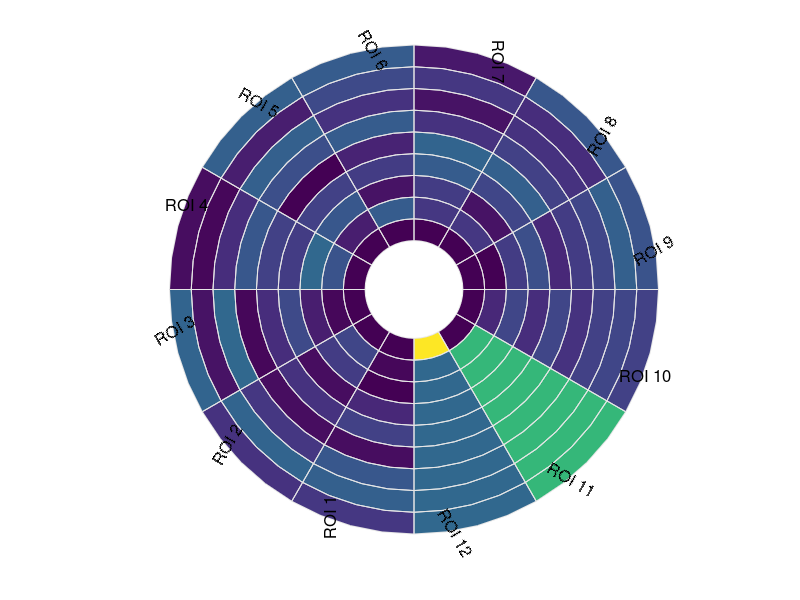

MATLAB code to generate this figure:
% BULLSEYE plots patch data in polar coordinates.  The DATA matrix is
% mapped to a bullseye plot as follows.  The matrix rows are mapped to 
% the circumference and matrix columns are mapped to radial direction.  For
% example, the top-left (first row, first column) data point in the matrix is
% mapped to the inner-most radial patch and starts from 0 degrees (far
% right of bullseye, not top) and extends counter-clockwise.  
%
% If you use the hard coded cardiac anatomic lables then this first
% row is within the INFEROTLATERAL segment.  The last row is within the
% INFERIOR segment.
%
% SYNTAX: h=bullseye(DATA,varargin)
%
% color       - matrix of data (ROWSxCOLUMNS==CIRCUMFERENCExRADIUS)
% param.N     - number of points used to define each patch
% param.rho   - 2x1 or 1x2 vector of inner and outer radius
% param.tht   - 2x1 or 1x2 vector of beginning and ending circumference in DEGREES
% param.tht0  - 1x1 value in degrees indicating the circumferential location of the first segment (>0 is CCW)
% param.labels- 0 or 1, flag that turns on anatomic labeling
% param.lines - 1x2 or 2x1, determines number of RADIAL x CIRCUMFERENTIAL lines to use for anatomic sector emphasis
%
% h     - handle for the patch object
%
% Example: bullseye;                                    % Try running it with no input arguments.
%          bullseye(rand(3,5),'N',100,'tht',[45 180]);
%
% Feedback:  Rate this file @ <a href="matlab:web('http://www.mathworks.com/matlabcentral/fileexchange/loadAuthor.do?objectType=author&objectId=1093772','-browser')">MATLAB Central File Exchange</a>
%
% DBE 2004/07/21
% DBE 2005/10/24 Minor bug fixes

% http://www.mathworks.com/matlabcentral/fileexchange/loadAuthor.do?objectType=author&objectId=1093772&objectType=author

function [h,t]=bullseye(data,varargin)

if nargin==0
  data=rand(12,9);
  data(1,:)=1;
  data(2,:)=2;
  data(:,1)=0;
  data(1,1)=3;
  data
end

data=flipud(data);  % The matrices are defined from left to right...graph is CCW

param.N    =[];
param.rho  =[];
param.tht  =[];
param.tht0 =[];
param.label=[];
param.lines=[];

i = 1;
while i <= length(varargin)
  switch lower(varargin{i})
    case 'n'
      param.N    =varargin{i+1};   i=i+2;
    case 'rho'
      param.rho  =varargin{i+1};   i=i+2;
    case 'tht'
      param.tht  =varargin{i+1};   i=i+2;
    case 'tht0'
      param.tht0 =varargin{i+1};   i=i+2;
    case {'label','labels'}
      param.label=varargin{i+1};   i=i+2;
    case 'lines'
      param.lines=varargin{i+1};   i=i+2;
    otherwise
      error(['Input argument ',varargin{i},' not valid.']);
  end
end

if isempty(param.N   ),      param.N     =5                            ; end
if isempty(param.rho ),      param.rho   =[1 5]                        ; end
if isempty(param.tht ),      param.tht   =[0 360]                      ; end
if isempty(param.tht0),      param.tht0  =0                            ; end
if isempty(param.label),     param.label =0                            ; end
if isempty(param.lines),     param.lines =[]                           ; end

[X,Y]=gen_xy(data,param);
h=patch(X,Y,lin(data')');

%%%%%%  Modification Brunno
LabelsX = X(4,size(data,2):size(data,2):end);
LabelsY = Y(4,size(data,2):size(data,2):end);
for j=1:size(data,1)
    dtht = -diff(param.tht)/size(data,1);
    tht1 = dtht*(j-1)+param.tht(1)-param.tht0-90;
    tht2 = dtht* j   +param.tht(1)-param.tht0-90;
    ang = linspace(tht1/180*pi,tht2/180*pi,param.N);
    ang = rad2deg(ang(1));
    if abs(ang)>=rad2deg(pi/2) && abs(ang)<=rad2deg(3*pi/2)
        ang = ang - rad2deg(pi);
        text(LabelsX(j),LabelsY(j),['ROI ',num2str(j)],'FontSize',12,...
            'Color',[0 0 0],'HorizontalAlignment','right','Rotation',ang)
    else
        text(LabelsX(j),LabelsY(j),['ROI ',num2str(j)],'FontSize',12,...
            'Color',[0 0 0],'Rotation',ang)
    end
end

if ~isempty(param.lines)
  [X,Y]=gen_xy(zeros(param.lines),param);
  h=patch(X,Y,lin(zeros(param.lines)')');
    set(h,'linewidth',0.5,'facecolor','none');
end
set(h,'EdgeColor',[.9 .9 .9]);
axis equal off;
set(gcf,'color',[1 1 1]);

if param.label, t = bull_labels(param); end

% c=colorbar;

return

function [X,Y]=gen_xy(data,param)
ind=1;
for j=1:size(data,1)
  for k=1:size(data,2)
    dtht=-diff(param.tht)/size(data,1);
    tht1=dtht*(j-1)+param.tht(1)-param.tht0-90;
    tht2=dtht* j   +param.tht(1)-param.tht0-90;
    
    dr=diff(param.rho)/size(data,2);
    rho1=dr*(k-1)+param.rho(1);
    rho2=dr* k   +param.rho(1);
    
    ang = linspace(tht1/180*pi,tht2/180*pi,param.N);
    [arc1.x,arc1.y]=pol2cart(ang,rho1);
    [arc2.x,arc2.y]=pol2cart(ang,rho2);
    X(:,ind)=[arc1.x arc2.x(end:-1:1)];
    Y(:,ind)=[arc1.y arc2.y(end:-1:1)];
    ind=ind+1;
  end
end
return

function t=bull_labels(param)

% Labels are added CCW...this alone determines that the first ROW is INFEROLATERAL etc...
% label{1}='inferoseptal';
% label{2}='inferior';
% label{3}='inferolateral';
% label{4}='anterolateral';
% label{5}='anterior';
% label{6}='anteroseptal';
label{1}='anterior';
label{2}='anteroseptal';
label{3}='inferoseptal';
label{4}='inferior';
label{5}='inferolateral';
label{6}='anterolateral';

for k=1:length(label)  
%   ang=(60*(k-1)-param.tht0-30)*(pi/180);
  ang=(60*(k-1)-param.tht0-60)*(pi/180);
%   [x,y]=pol2cart(ang,1.08*max(param.rho));
  [x,y]=pol2cart(ang,0.875*max(param.rho));
  t(k)=text(x,y,label{k});
  if rem((ang*180/pi),360)>=180
    set(t(k),'rotation',ang*(180/pi)+90,'HorizontalAlignment','Center','FontSize',14,'FontName','Courier','FontWeight','Bold');
  elseif (ang*180/pi)==0 | (ang*180/pi)==360
    set(t(k),'rotation',ang*(180/pi)+90,'HorizontalAlignment','Center','FontSize',14,'FontName','Courier','FontWeight','Bold');
  else
    set(t(k),'rotation',ang*(180/pi)-90,'HorizontalAlignment','Center','FontSize',14,'FontName','Courier','FontWeight','Bold');
  end
end

return

%  This function linearizes a matrix (m) of any dimension (eg M=m(:)).
%  If an index vector (ind) is given then the the ind entries of m(:) are
%  returned.
%
% SYNTAX: m=lin(m);
%         m=lin(m,ind);
%
% DBE 12/22/03

function m=lin(m,ind)

m=m(:);

if nargin==2
  m=m(ind);
end

return